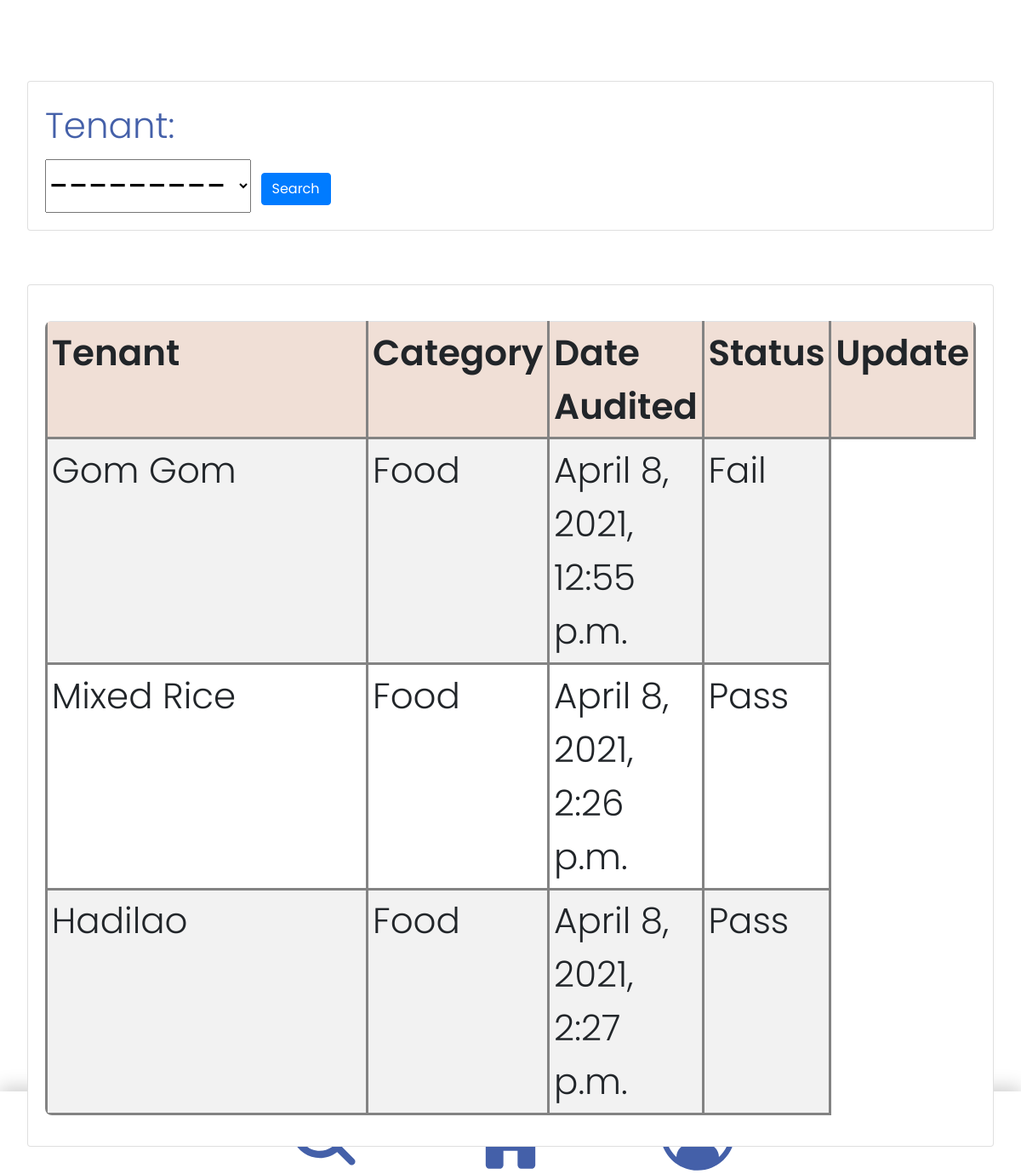
The app's page /staff/1/ (signed in) with its own data.
### accounts/models.py (models this page shows)
class Audit(models.Model):
    STATUS = (
        ('Pending', 'Pending'),
        ('Pass', 'Pass'),
        ('Fail', 'Fail'),
    )
    date_audited = models.DateTimeField(auto_now_add=True)
    status = models.CharField(max_length=50, choices=STATUS)
    tenant = models.ForeignKey(Tenant, null=True, on_delete=models.SET_NULL)
    staff = models.ForeignKey(Staff, null=True, on_delete=models.SET_NULL)
    comment = models.TextField(blank=True)

class Tenant(models.Model):
    STATUS = (
        ('Pending', 'Pending'),
        ('Pass', 'Pass'),
        ('Fail', 'Fail'),
    )
    name = models.CharField(max_length=100)
    status = models.CharField(max_length=50, choices=STATUS, blank=True)
    category = models.CharField(max_length=100)
    date_created = models.DateTimeField(auto_now_add=True)
    description = models.CharField(max_length=100, blank=True)
    actual_img = models.ImageField(upload_to ='images/')
    def __str__(self):
        return self.name

### accounts/decorators.py (the view)
	def wrapper_function(request, *args, **kwargs):
		group = None
		if request.user.groups.exists():
			group = request.user.groups.all()[0].name
		if group == 'tenant':
			return redirect('user-page')
		if group == 'admin':
			return view_func(request, *args, **kwargs)

### accounts/views.py (called while the page is built)
@login_required(login_url='login')
@admin_only
def staff(request, pk):
    staff = Staff.objects.get(id=pk)
    audits = staff.audit_set.all()
    myFilter = AuditFilter(request.GET, queryset=audits)
    audits = myFilter.qs
    audit_count = audits.count()
    context = {'staff': staff, 'audits': audits, 'audit_count': audit_count, 'myFilter': myFilter}
    return render(request, 'accounts/staff.html', context)

### accounts/templates/accounts/staff.html (shortened to what this page needs)
{% extends 'accounts/main.html' %}
{% block content %}
<br>
<div class="row">
	<div class="col">
		<div class="card card-body">
			<form method="get">
                {{ myFilter.form }}
		    <button class="btn btn-primary" type="submit">Search</button>
		  </form>
		</div>
	</div>
</div>
<br>
<div class="row">
	<div class="col-md">
		<div class="card card-body">
			<table class="table table-sm">
				<tr>
					<th>Tenant</th>
					<th>Category</th>
					<th>Date Audited</th>
					<th>Status</th>
					<th>Update</th>
				</tr>
                {% for audit in audits %}
                    <tr>
                        <td>{{ audit.tenant }}</td>
                        <td>{{ audit.tenant.category }}</td>
                        <td>{{ audit.date_audited }}</td>
                        <td>{{ audit.status }}</td>
                    </tr>
                {% endfor %}
			</table>
		</div>
	</div>
</div>
{% endblock %}

### static/CSS/index.css (style rules this page uses)
body { margin: 2rem; font-family: "Poppins", sans-serif; color: #4460a9; font-weight: 350; font-size: 3.5vw; height:90% }
table { border-collapse: collapse; display: block; width: 100%; overflow-x: hidden; border-radius: 8px 8px 8px 8px; margin-top: 2%; }
table td, table th { border: 3px solid rgb(131, 131, 131); padding-left: 1rem; padding-right: 1rem; padding-bottom: 0.5rem; padding-top: 00.5rem; width: 100%; }
table tr:nth-child(even) { background-color: #f2f2f2; }
table th { padding-top: 6px; padding-bottom: 6px; text-align: left; background-color: #f0dfd6; font-weight: 550; }
label { display: block; width: 100%; }

### static/CSS/Navbar.css (style rules this page uses)
body { margin: 15px; font-family: "Poppins", sans-serif; color: #4460a9; font-weight: 350; font-size: 3.5vw; }

### records on screen
Audit: tenant "Gom Gom", tenant.category "Food", date_audited "April 8, 2021, 12:55 p.m.", status "Fail"
Audit: tenant "Mixed Rice", tenant.category "Food", date_audited "April 8, 2021, 2:26 p.m.", status "Pass"
Audit: tenant "Hadilao", tenant.category "Food", date_audited "April 8, 2021, 2:27 p.m.", status "Pass"
